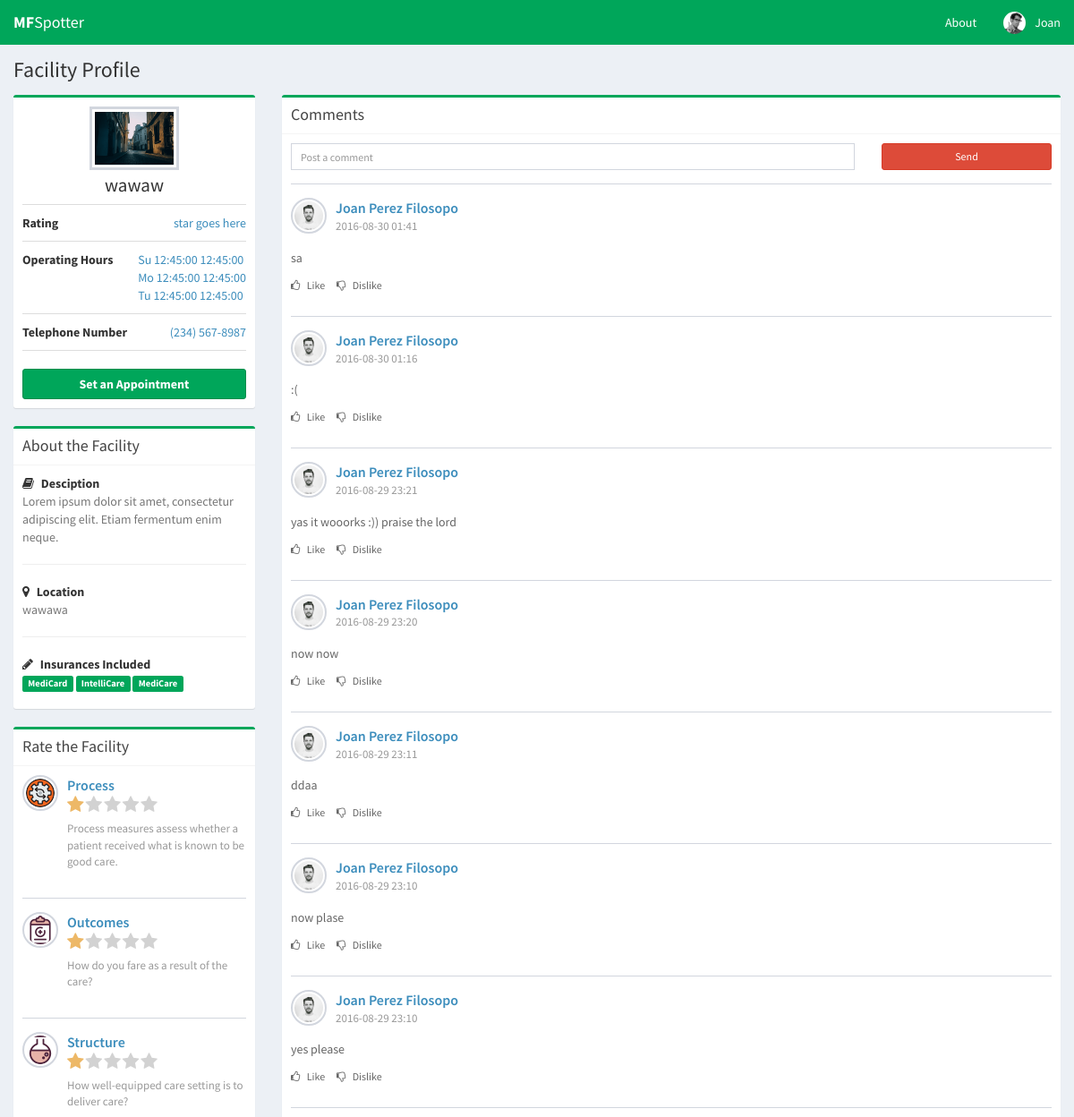
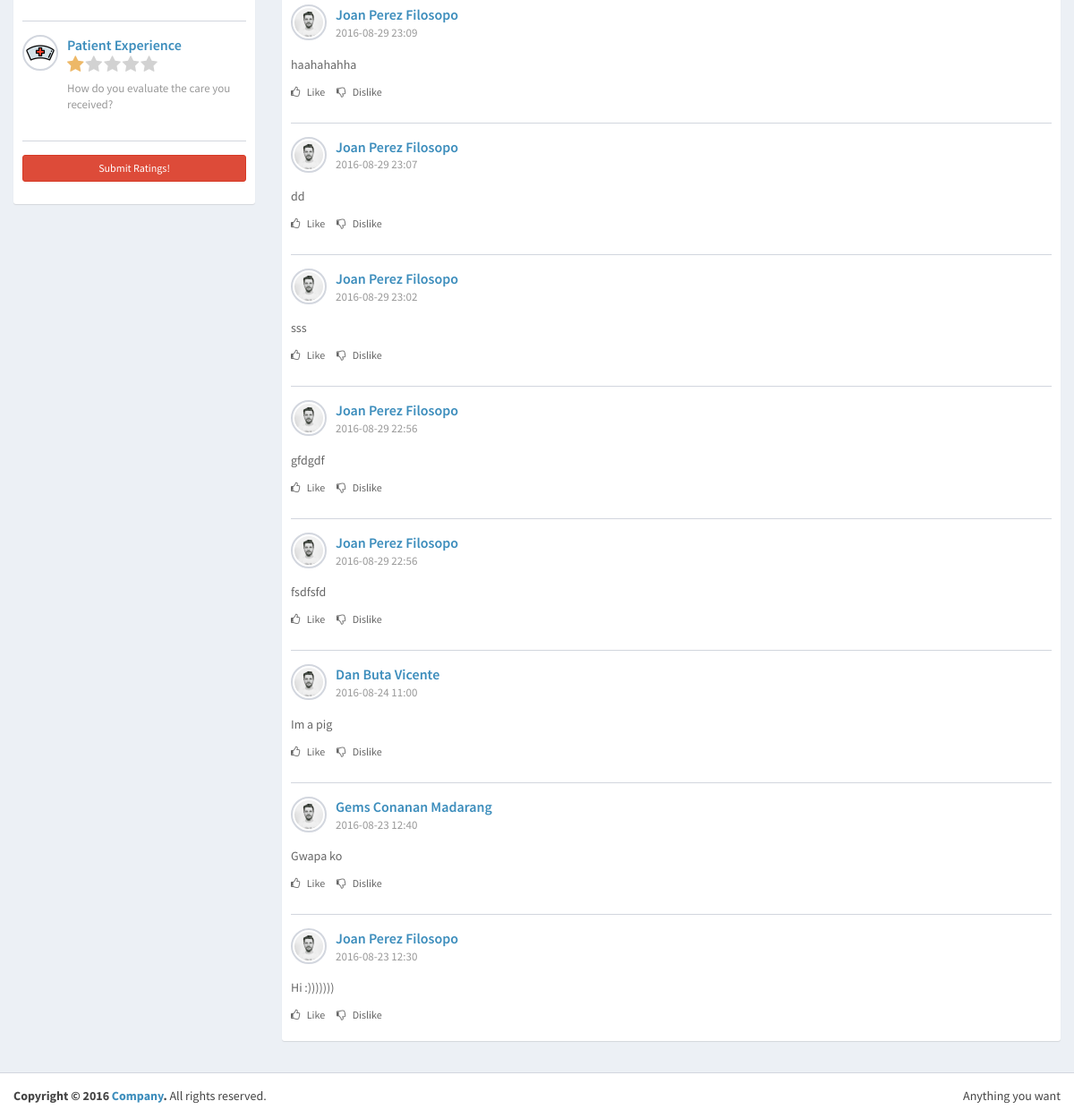
/facilityProfile.php?id=25 (signed in), run on the app's committed database (2 pictures, top to bottom).
### tables this page shows
CREATE TABLE IF NOT EXISTS `facility` (
  `facilityID` int(4) NOT NULL AUTO_INCREMENT,
  `facilityName` varchar(50) NOT NULL,
  `telephoneNumber` text NOT NULL,
  `longhitude` double DEFAULT NULL,
  `latitude` double DEFAULT NULL,
  `address` varchar(40) NOT NULL,
  `facilityPicture` blob NOT NULL,
  PRIMARY KEY (`facilityID`)
);

CREATE TABLE IF NOT EXISTS `comment` (
  `commentID` int(11) NOT NULL AUTO_INCREMENT,
  `userID` int(11) NOT NULL,
  `facilityID` int(11) NOT NULL,
  `comment` varchar(500) NOT NULL,
  `dateRated` datetime NOT NULL,
  PRIMARY KEY (`commentID`)
);

### facilityProfile.php (the view, shortened to what this page needs)
<?php
  $facility_id = $_GET["id"];
  $username="root";
  $password="usbw";
  $database="mfspotter";
  $operating_period = array();
  $connect = mysqli_connect("localhost", $username, $password, $database);
  $query = "SELECT * FROM `facility` WHERE facilityID = " . $facility_id . " ";
  $result = mysqli_query($connect, $query);
  if(mysqli_num_rows($result) > 0)
  {
    while($row = mysqli_fetch_array($result))
    {
      $facility_name = $row['facilityName'];
      $facility_tel = $row['telephoneNumber'];
      $facility_address = $row['address'];
    }
  }
  $query2 = "SELECT * FROM operatingperiod WHERE facilityID = " . $facility_id . " ";
  $result2 = mysqli_query($connect, $query2);
  if(mysqli_num_rows($result2) > 0)
  {
    while($row2 = mysqli_fetch_array($result2))
    {
      $operating_period[] = array($row2['dayofweek'],$row2['timeOpened'], $row2['timeClosed']);
    }
  }
  $query3 = "SELECT * FROM insurances WHERE insurancesID IN ( SELECT insurancesID FROM insurancescovered WHERE facilityID = " . $facility_id . " )";
  $result3 = mysqli_query($connect, $query3);
  if(mysqli_num_rows($result3) > 0)
  {
    while($row3 = mysqli_fetch_array($result3))
    {
      $insurance_name[] = $row3['insuranceName'];
    }
  }
?>
<!DOCTYPE html>
<html>
<head>
  <link rel="stylesheet" href="bootstrap/css/bootstrap.min.css">
  <link rel="stylesheet" href="https://cdnjs.cloudflare.com/ajax/libs/font-awesome/4.5.0/css/font-awesome.min.css">
  <link rel="stylesheet" href="https://cdnjs.cloudflare.com/ajax/libs/ionicons/2.0.1/css/ionicons.min.css">
  <link rel="stylesheet" href="dist/css/AdminLTE.min.css">
  <link rel="stylesheet" href="dist/css/skins/_all-skins.min.css">
<link rel="stylesheet" href="http://maxcdn.bootstrapcdn.com/font-awesome/latest/css/font-awesome.min.css">
  <link rel="stylesheet" href="dist/themes/fontawesome-stars.css">
  <link rel="stylesheet" href="dist/themes/fontawesome-stars-o.css">
</head>
<body  class="hold-transition skin-green layout-top-nav">
<div class="wrapper">
   <header class="main-header">
    <nav class="navbar navbar-static-top">
      <div class="navbar-header">
        <a href="../mfspotter/Landing.html" class="navbar-brand"><b>MF</b>Spotter</a>
      </div>
        <div class="collapse navbar-collapse pull-right" id="navbar-collapse">
          <ul class="nav navbar-nav">
            <li><a href="#">About</a></li>
          <?php
            if(!(isset($_SESSION['username'])) && !(isset($_SESSION['password'])))
            {
              echo "<script>alert('Not Logged in!')</script>";
              redirect('login.php');
            }
            else
            {
              echo '<li class="dropdown user user-menu">
                    <a href="#" class="dropdown-toggle" data-toggle="dropdown">
                      <img src="dist/img/user2-160x160.jpg" class="user-image" alt="User Image">
                      <span class="hidden-xs">'.$_SESSION["firstname"].' '.$_SESSION["lastname"] .'</span>
                    </a>
                    <ul class="dropdown-menu">
                      <li class="user-header">
                        <img src="dist/img/user2-160x160.jpg" class="img-circle" alt="User Image">
                        <p>
                          Alexander Pierce
                          <small>'. $_SESSION["usertype"] .'</small>
                        </p>
                      </li>';
            }
          ?>
            </ul>
          </li>
        </ul>
      </div>
    </nav>
  </header>
  <div class="content-wrapper">
      <section class="content-header">
        <h1>
          Facility Profile
        </h1>
      </section>
      <section class="content">
        <div class="row">
        <div class="col-md-3">
          <div class="box box-primary box-success">
            <div class="box-body box-profile">
              <img class="profile-user-img img-responsive" src="../mfspotter/dist/img/photo1.png" alt="User profile picture">
              <h3 class="profile-username text-center"><?php echo $facility_name ?></h3>
              <ul class="list-group list-group-unbordered">
                <li class="list-group-item">
                  <b>Rating</b> <a class="pull-right">star goes here</a>
                </li>
                <li class="list-group-item">
                  <b>Operating Hours</b> <a class="pull-right">
                  <?php
                    for($row = 0; $row < count($operating_period); $row++){
                      for($col = 0; $col < 3; $col++)
                      {
                        if($operating_period[$row][$col] == 0)
                        {
                          $operating_period[$row][$col] = "Su";
                        }
                        else if($operating_period[$row][$col] == 1)
                        {
                          $operating_period[$row][$col] = "Mo";
                        }
                        else if($operating_period[$row][$col] == 2)
                        {
                          $operating_period[$row][$col] = "Tu";
                        }
                        echo ''. $operating_period[$row][$col] . ' ';
                      }
                      echo '<br/>';
                    }
                  ?>
                  </a>
                </li>
                <li class="list-group-item">
                  <b>Telephone Number</b> <a class="pull-right"><?php echo $facility_tel ?></a>
                </li>
              </ul>
              <a href="#" class="btn btn-success btn-block"><b>Set an Appointment</b></a>
            </div>
          </div>
          <div class="box box-primary box-success">
            <div class="box-header with-border">
              <h3 class="box-title">About the Facility</h3>
            </div>
            <div class="box-body">
              <strong><i class="fa fa-book margin-r-5"></i> Desciption</strong>
              <p class="text-muted">
               Lorem ipsum dolor sit amet, consectetur adipiscing elit. Etiam fermentum enim neque.
              </p>
              <hr>
              <strong><i class="fa fa-map-marker margin-r-5"></i> Location</strong>
              <p class="text-muted"><?php echo $facility_address ?></p>
              <hr>
              <strong><i class="fa fa-pencil margin-r-5"></i> Insurances Included</strong>
              <p>
                <?php
                  foreach($insurance_name as $i)
                  {
                    echo '<span class="label label-success">'. $i .'</span> ';
                  }
                ?>
              </p>
            </div>
          </div>
        <form name = "addRating" enctype="multipart/form-data" role="form" method="post" data-toggle="validator">
          <div class="box box-primary box-success">
            <div class="box-header with-border">
              <h3 class="box-title">Rate the Facility</h3>
            </div>
            <div class="box-body">
                <div class="post">
                  <div class="user-block">
                    <img class="img-circle img-bordered-sm" src="../mfspotter/dist/img/process.png" alt="user image">
                        <span class="username">
                          <a href="#">Process</a>
                        </span>
                          <span class="username">
                              <div class="stars stars-example-fontawesome">
                              </div>
                          </span>
                    <span class="description">Process measures assess whether a patient received what is known to be good care.
                    </span>
                  </div>
                </div>
                <div class="post">
                  <div class="user-block">
                    <img class="img-circle img-bordered-sm" src="../mfspotter/dist/img/medical-result.png" alt="user image">
                        <span class="username">
                          <a href="#">Outcomes</a>
                        </span>
                        <span class="username">
                          <div class="stars stars-example-fontawesome">
                            </div>
                        </span>
                    <span class="description">How do you fare as a result of the care?</span>
                  </div>
                </div>
                <div class="post">
                  <div class="user-block">
                    <img class="img-circle img-bordered-sm" src="../mfspotter/dist/img/flask.png" alt="user image">
                        <span class="username">
                          <a href="#">Structure</a>
                        </span>
                        <span class="username">
                         <div class="stars stars-example-fontawesome">
                          </div>
                        </span>
                    <span class="description">How well-equipped care setting is to deliver care?</span>
                  </div>
                </div>
                <div class="post">
                  <div class="user-block">
                    <img class="img-circle img-bordered-sm" src="/mfspotter/dist/img/nurse.png" alt="user image">
                        <span class="username">
                          <a href="#">Patient Experience</a>
                        </span>
                        <span class="username">
                         <div class="stars stars-example-fontawesome">
                          </div>
                        </span>
                    <span class="description">How do you evaluate the care you received?</span>
                  </div>
                </div>
                <div class="post">
                  <div class="user-block">
                    <button type="submit" class="btn btn-danger pull-right btn-block btn-sm" >Submit Ratings!</button>
                  </div>
                </div>
            </div>
          </div>
        </div>
        <div class="col-md-9">
          <div class="box box-primary box-success">
            <div class="box-header with-border">
              <h3 class="box-title">Comments</h3>
            </div>
            <div class="box-body">
              <div class="post">
                  <form class="form-horizontal" method='post' action="" onsubmit="return post();">
                    <div class="form-group margin-bottom-none">
                      <div class="col-sm-9">
                        <input class="form-control input-sm" id="comment" placeholder="Post a comment">
                      </div>
                      <div class="col-sm-3">
                        <button type="submit" class="btn btn-danger pull-right btn-block btn-sm">Send</button>
                      </div>
                    </div>
                  </form>
                </div>
                <div id = "all_comments">
                <?php
                  $query4 = "SELECT commentID, comment, firstName, middleName, lastName,  DATE_FORMAT( dateRated,  '%Y-%m-%d %H:%i' ) AS dateRated FROM comment c, user u WHERE c.userID = u.userID AND facilityID = " . $facility_id . " ORDER BY dateRated DESC";
                  $result4 = mysqli_query($connect, $query4);
                  if(mysqli_num_rows($result4) > 0)
                  {
                    while($row4 = mysqli_fetch_array($result4))
                    {
                      $name = implode(" ", array($row4['firstName'], $row4['middleName'], $row4['lastName']));
                      $comments[] = array($row4['comment'], $name, $row4['dateRated'], $row4['commentID']);
                    }
                  }
                  for($row = 0; $row < count($comments); $row++){
                  echo '
                  <div class="post">
                  <div class="user-block">
                    <img class="img-circle img-bordered-sm" src="/mfspotter/dist/img/user1-128x128.jpg" alt="user image">
                        <span class="username">
                          <a href="#">' . $comments[$row][1] . '</a>
                        </span>
                    <span class="description">' . $comments[$row][2] . '</span>
                  </div>
                  <p>' . $comments[$row][0] . '</p>
                  <div id = "totalvotes">
                    <ul class="list-inline">
                      <li><a href="#" class="link-black text-sm"><i class="fa fa-thumbs-o-up margin-r-5"></i> Like</a>
                      </li>
                      <li><a href="#" class="link-black text-sm"><i class="fa fa-thumbs-o-down margin-r-5"></i> Dislike</a>
                      </li>
                    </ul>
                  </div>
                </div>  ';
                  }
                ?>
                </div>
            </div>
          </div>
          </div>
        </div>
       </section>
  </div>
  <footer class="main-footer">
    <div class="pull-right hidden-xs">
      Anything you want
    </div>
    <strong>Copyright &copy; 2016 <a href="#">Company</a>.</strong> All rights reserved.
  </footer>
</body>
</html>

### data on the page
facility: facilityName "wawaw", telephoneNumber "(234) 567-8987", address "wawawa"
comment: row "Joan Perez Filosopo", row "2016-08-30 01:41", comment "sa"
comment: row "Joan Perez Filosopo", row "2016-08-30 01:16", comment ":("
comment: row "Joan Perez Filosopo", row "2016-08-29 23:21", comment "yas it wooorks :)) praise the lord"
comment: row "Joan Perez Filosopo", row "2016-08-29 23:20", comment "now now"
comment: row "Joan Perez Filosopo", row "2016-08-29 23:11", comment "ddaa"
comment: row "Joan Perez Filosopo", row "2016-08-29 23:10", comment "now plase"
comment: row "Joan Perez Filosopo", row "2016-08-29 23:10", comment "yes please"
comment: row "Joan Perez Filosopo", row "2016-08-29 23:09", comment "haahahahha"
comment: row "Joan Perez Filosopo", row "2016-08-29 23:07", comment "dd"
comment: row "Joan Perez Filosopo", row "2016-08-29 23:02", comment "sss"
comment: row "Joan Perez Filosopo", row "2016-08-29 22:56", comment "gfdgdf"
comment: row "Joan Perez Filosopo", row "2016-08-29 22:56", comment "fsdfsfd"
comment: row "Dan Buta Vicente", row "2016-08-24 11:00", comment "Im a pig"
comment: row "Gems Conanan Madarang", row "2016-08-23 12:40", comment "Gwapa ko"
comment: row "Joan Perez Filosopo", row "2016-08-23 12:30", comment "Hi :)))))))"

### other printed values
$_SESSION["firstname"] "Joan"
$operating_period[$row][$col] "Su"
$operating_period[$row][$col] "12:45:00"
$operating_period[$row][$col] "Mo"
$operating_period[$row][$col] "Tu"
$i "MediCard"
$i "IntelliCare"
$i "MediCare"
